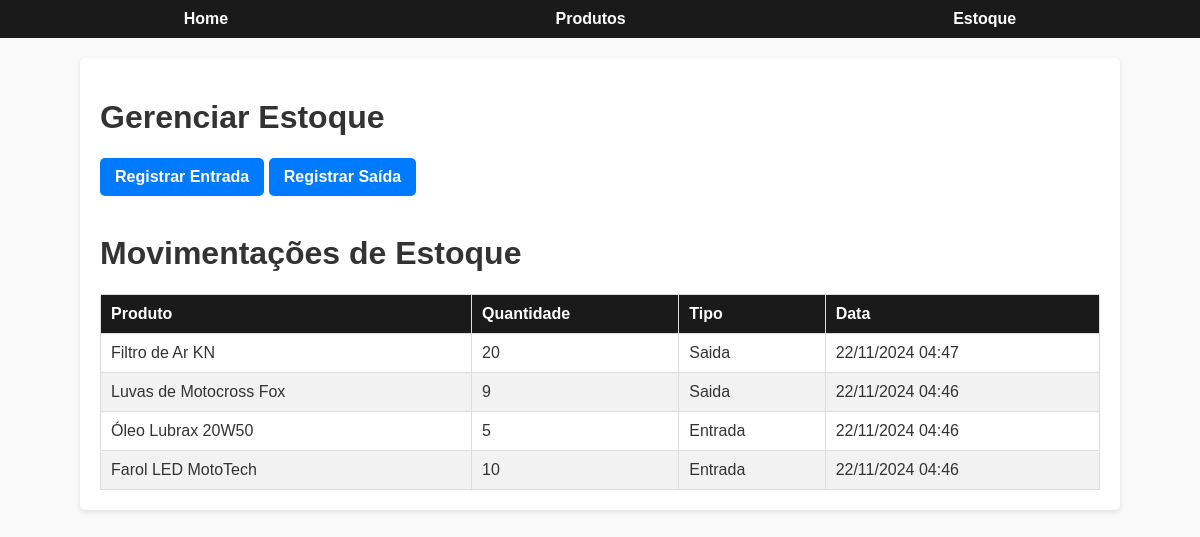
The page /estoque on the database its author committed.
### models.py (models this page shows, shortened)
class MovimentacaoEstoque(db.Model):
    __tablename__ = 'movimentacoes_estoque'
    id = db.Column(db.Integer, primary_key=True)
    produto_id = db.Column(db.Integer, db.ForeignKey('produtos.id'), nullable=False)
    produto = db.relationship('Produto', backref='movimentacoes', lazy=True)  # Definindo a relação com Produto
    quantidade = db.Column(db.Integer, nullable=False)
    tipo = db.Column(db.String(10), nullable=False)  # Pode ser 'entrada' ou 'saida'
    data = db.Column(db.DateTime, default=datetime.utcnow)
    def __repr__(self):
        return f'<MovimentacaoEstoque {self.tipo} produto {self.produto.nome} em {self.data}>'

class Produto(db.Model):
    __tablename__ = 'produtos'
    id = db.Column(db.Integer, primary_key=True)  # Identificador único
    codigo = db.Column(db.String(20), unique=True, nullable=False)  # Código único do produto
    nome = db.Column(db.String(100), nullable=False)  # Nome do produto
    marca = db.Column(db.String(50), nullable=False)  # Marca do produto
    categoria = db.Column(db.String(50), nullable=False)  # Categoria do produto
    quantidade = db.Column(db.Integer, nullable=False)  # Quantidade em estoque
    preco = db.Column(db.Float, nullable=False)  # Preço do produto
    localizacao = db.Column(db.String(100), nullable=True)  # Localização do produto no estoque
    criado_em = db.Column(db.DateTime, default=datetime.utcnow)  # Data de criação do registro
    atualizado_em = db.Column(db.DateTime, default=datetime.utcnow, onupdate=datetime.utcnow)  # Data de última atualização

### app.py (the view)
@app.route('/estoque')
def estoque():
    movimentacoes = MovimentacaoEstoque.query.order_by(MovimentacaoEstoque.data.desc()).all()
    print("Movimentações: ", movimentacoes)  # Verifique o conteúdo no console
    return render_template('estoque.html', movimentacoes=movimentacoes)

### templates/estoque.html (shortened to what this page needs)
<!DOCTYPE html>
<html lang="en">
<head>
    <link rel="stylesheet" href="/static/style.css">
</head>
<body>
    <header>
        <nav>
            <a href="/">Home</a>
            <a href="/produtos">Produtos</a>
            <a href="/estoque">Estoque</a>
        </nav>
    </header>
    <main>
        <h1>Gerenciar Estoque</h1>
        <a href="/estoque/entrada" class="btn-entrada-saida">Registrar Entrada</a>
        <a href="/estoque/saida" class="btn-entrada-saida">Registrar Saída</a>
        <br><br>
        <h1>Movimentações de Estoque</h1>
        <table class="movimentacao-table">
            <thead>
                <tr>
                    <th>Produto</th>
                    <th>Quantidade</th>
                    <th>Tipo</th>
                    <th>Data</th>
                </tr>
            </thead>
            <tbody>
                {% for mov in movimentacoes %}
                <tr>
                    <td>{{ mov.produto.nome }}</td>
                    <td>{{ mov.quantidade }}</td>
                    <td>{{ mov.tipo | capitalize }}</td>
                    <td>{{ mov.data.strftime('%d/%m/%Y %H:%M') }}</td>
                </tr>
                {% else %}
                <tr>
                    <td colspan="4">Nenhuma movimentação registrada.</td>
                </tr>
                {% endfor %}
            </tbody>
        </table>
    </main>
</body>
</html>

### static/style.css (style rules this page uses)
body { font-family: Arial, sans-serif; margin: 0; padding: 0; background-color: #f9f9f9; color: #333; }
header { background-color: #1a1a1a; padding: 10px 20px; color: #fff; }
header nav { display: flex; justify-content: space-around; align-items: center; }
header nav a { text-decoration: none; color: #fff; font-weight: bold; margin: 0 10px; transition: color 0.3s; }
main { padding: 20px; max-width: 1000px; margin: 20px auto; background-color: #fff; border-radius: 5px; box-shadow: 0 2px 5px rgba(0, 0, 0, 0.1); }
.btn-entrada-saida { display: inline-block; background-color: #007bff; color: #fff; padding: 10px 15px; text-decoration: none; border-radius: 5px; font-weight: bold; transition: background-color 0.3s; }
table { width: 100%; border-collapse: collapse; margin-top: 20px; }
table th, table td { text-align: left; padding: 10px; border: 1px solid #ddd; }
table th { background-color: #1a1a1a; color: #fff; }
.movimentacao-table { width: 100%; border-collapse: collapse; margin-top: 20px; }
.movimentacao-table th, .movimentacao-table td { padding: 10px; text-align: left; }
.movimentacao-table th { background-color: #1a1a1a; color: white; }
.movimentacao-table tr:nth-child(even) { background-color: #f2f2f2; }
.movimentacao-table td { font-size: 1em; }

### rows shown on the page
MovimentacaoEstoque: produto.nome "Filtro de Ar KN", quantidade "20", tipo "Saida", data "22/11/2024 04:47"
MovimentacaoEstoque: produto.nome "Luvas de Motocross Fox", quantidade "9", tipo "Saida", data "22/11/2024 04:46"
MovimentacaoEstoque: produto.nome "Óleo Lubrax 20W50", quantidade "5", tipo "Entrada", data "22/11/2024 04:46"
MovimentacaoEstoque: produto.nome "Farol LED MotoTech", quantidade "10", tipo "Entrada", data "22/11/2024 04:46"
